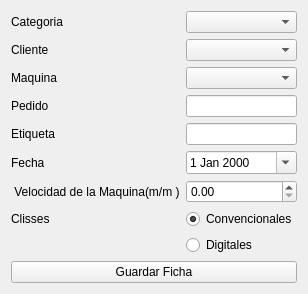
         <widget class="QWidget" name="tab_4">
          <attribute name="title">
           <string>Crear Ficha</string>
          </attribute>
          <layout class="QGridLayout" name="gridLayout">
           <item row="0" column="0">
            <widget class="QLabel" name="label_3">
             <property name="text">
              <string>Categoria</string>
             </property>
            </widget>
           </item>
           <item row="0" column="1">
            <widget class="QComboBox" name="cmbCategoria"/>
           </item>
           <item row="1" column="0">
            <widget class="QLabel" name="lblCliente">
             <property name="text">
              <string>Cliente</string>
             </property>
            </widget>
           </item>
           <item row="1" column="1">
            <widget class="QComboBox" name="cmbCliente"/>
           </item>
           <item row="2" column="0">
            <widget class="QLabel" name="lblMaquina">
             <property name="text">
              <string>Maquina</string>
             </property>
            </widget>
           </item>
           <item row="2" column="1">
            <widget class="QComboBox" name="cmbMaquina"/>
           </item>
           <item row="3" column="0">
            <widget class="QLabel" name="lblPedido">
             <property name="text">
              <string>Pedido</string>
             </property>
            </widget>
           </item>
           <item row="3" column="1">
            <widget class="QLineEdit" name="lePedido"/>
           </item>
           <item row="4" column="0">
            <widget class="QLabel" name="lblEtiqueta">
             <property name="text">
              <string>Etiqueta</string>
             </property>
            </widget>
           </item>
           <item row="4" column="1">
            <widget class="QLineEdit" name="leEtiqueta"/>
           </item>
           <item row="5" column="0">
            <widget class="QLabel" name="lblFecha">
             <property name="text">
              <string>Fecha</string>
             </property>
            </widget>
           </item>
           <item row="5" column="1">
            <widget class="QDateEdit" name="deFechaFicha">
             <property name="calendarPopup">
              <bool>true</bool>
             </property>
            </widget>
           </item>
           <item row="6" column="0">
            <widget class="QLabel" name="lblVelocidad_2">
             <property name="text">
              <string> Velocidad de la Maquina(m/m )</string>
             </property>
            </widget>
           </item>
           <item row="6" column="1">
            <widget class="QDoubleSpinBox" name="dsbVelocidadFicha">
             <property name="decimals">
              <number>2</number>
             </property>
            </widget>
           </item>
           <item row="7" column="0">
            <widget class="QLabel" name="lblClisses">
             <property name="text">
              <string>Clisses</string>
             </property>
            </widget>
           </item>
           <item row="7" column="1">
            <widget class="QRadioButton" name="rbConvencionales">
             <property name="text">
              <string>Convencionales</string>
             </property>
             <property name="checked">
              <bool>true</bool>
             </property>
            </widget>
           </item>
           <item row="8" column="1">
            <widget class="QRadioButton" name="rbDigitales">
             <property name="text">
              <string>Digitales</string>
             </property>
            </widget>
           </item>
           <item row="9" column="0" colspan="2">
            <widget class="QPushButton" name="pbGuardarFicha">
             <property name="text">
              <string>Guardar Ficha</string>
             </property>
            </widget>
           </item>
          </layout>
         </widget>
